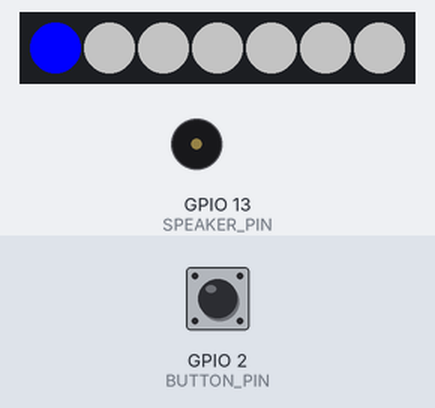
The sketch below on a simulated ESP8266 (NodeMCU). On the bench: 7 RGB LEDs in strip order, left to right, buzzer (waves = sounding). The test bench sets the inputs (shaded band); at power-on: GPIO 2 (BUTTON_PIN) HIGH. WiFi joins after 1.5 s; servers stay silent unless stated; uploads are accepted with an empty reply; what the sketch prints to the serial monitor is not drawn.

Above: at 2.8 s.
2.9 s: GPIO 2 (BUTTON_PIN) pulled LOW for 0.15 s
At 4.1 s:
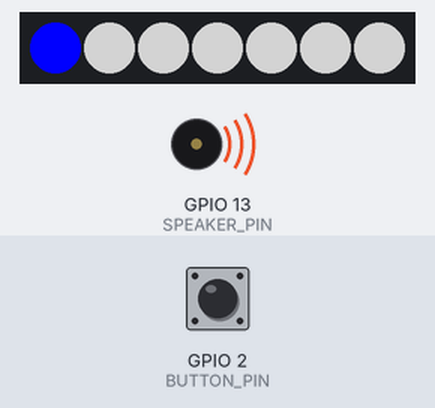
6.0 s: GPIO 2 (BUTTON_PIN) pulled LOW for 3.2 s
At 10.3 s:
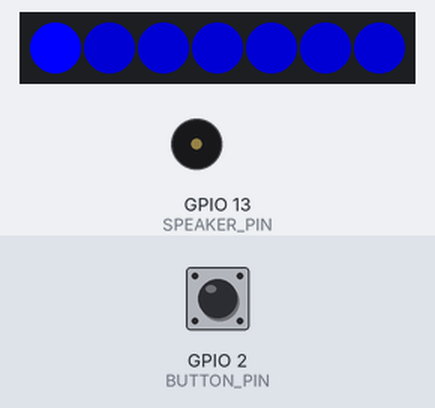
12.2 s: GPIO 2 (BUTTON_PIN) pulled LOW for 1 s
14.7 s: GPIO 2 (BUTTON_PIN) pulled LOW for 0.15 s
Timing chart, 0 to 17.3 s (numbered marks = the images above; inputs shaded):
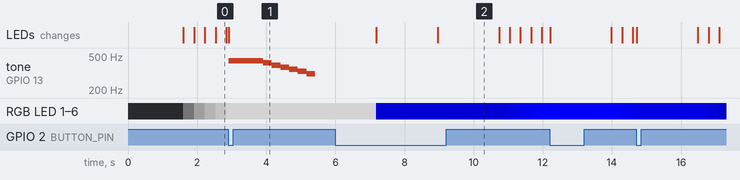

The sketch:

party_button.ino
```cpp
#include <ESP8266WiFi.h>
#include <Adafruit_NeoPixel.h>
#define NEO_PIXEL_PIN 15
#define SPEAKER_PIN 13
#define PIXEL_COUNT 7
#define BUTTON_PIN 2

Adafruit_NeoPixel jewel = Adafruit_NeoPixel(PIXEL_COUNT, NEO_PIXEL_PIN, NEO_GRB + NEO_KHZ800);
const char* ssid     = "hunter2";
const char* password = "hunter2";
const char* host = "192.168.1.155";

String SONG_VETO = String("[{\"type\": \"EMIT_SEND_SPOTIFY_COMMAND\", \"name\": \"playerNext\", \"deviceId\": \"eaf15736daea2d8c550795950c984067b6a3df12\"}]\r\n");
String PARTY_SEQUENCE = String("[") +
    "{\"type\": \"EMIT_SEND_SPOTIFY_COMMAND\", \"name\": \"playerPause\", \"deviceIds\": [\"eaf15736daea2d8c550795950c984067b6a3df12\"]}," +
    "{\"type\": \"EMIT_SEND_SPOTIFY_COMMAND\", \"name\": \"playerShuffle\", \"state\": false, \"deviceIds\": [\"eaf15736daea2d8c550795950c984067b6a3df12\"]}," +
    "{\"type\": \"EMIT_FORWARD_HTTP_REQUEST\", \"key\": \"cylon\"}," +
    "{\"type\": \"EMIT_SEND_HUE_COMMAND\", \"func\": \"turnOff\", \"id\": 2}," +
    "{\"type\": \"EMIT_SEND_HUE_COMMAND\", \"func\": \"turnOff\", \"id\": 3}," +
      "{\"type\": \"EMIT_SEND_UNIFIED_COMMAND\", \"name\": \"triggerCommand\", \"commandName\": \"command5\", \"id\": \"Sean.CustomRun\", \"delay\": 100 }," + // Switch to stereo receiver output
    "{\"type\": \"EMIT_FORWARD_HTTP_REQUEST\", \"key\": \"flashPurple\", \"delay\": 6000}," +
    "{\"type\": \"EMIT_FORWARD_HTTP_REQUEST\", \"key\": \"deskLower\", \"additionalHeaders\": { \"timeout\": 250 }, \"delay\": 4000}," +
    "{\"type\": \"EMIT_FORWARD_HTTP_REQUEST\", \"key\": \"deskPreset\",\"additionalHeaders\": { \"timeout\": 10000 },\"delay\": 6000}," +
    "{\"type\": \"EMIT_TRIGGER_PHOTON_FUNCTION\", \"key\": \"lamprey\", \"delay\": 16000}," +
    "{\"type\": \"EMIT_SEND_SPOTIFY_COMMAND\", \"name\": \"transferPlayback\", \"deviceIds\": [\"355beabb5645106941fcdff91fb48e2ad827050e\"], \"delay\": 5750}," +
    "{\"type\": \"EMIT_SEND_SPOTIFY_COMMAND\", \"name\": \"playerPlay\", \"contextUri\": \"spotify:user:nasezero:playlist:4KSxM9RXXLrDJxgb9zxAlo\", \"deviceId\": \"eaf15736daea2d8c550795950c984067b6a3df12\", \"delay\": 6000}," +
    "{\"type\": \"EMIT_SEND_SPOTIFY_COMMAND\", \"name\": \"playerVolume\", \"volumePercent\": 100, \"delay\": 5750}," +
    "{\"type\": \"EMIT_SEND_UNIFIED_COMMAND\", \"name\": \"triggerCommand\", \"value\": 6, \"delay\": 40000}," +
    "{\"type\": \"EMIT_SEND_HUE_COMMAND\", \"func\": \"turnOn\", \"id\": 3, \"delay\": 15500}," +
    "{\"type\": \"EMIT_SEND_HUE_COMMAND\", \"func\": \"turnOff\", \"id\": 2, \"delay\": 15500}," +
    "{\"type\": \"EMIT_SEND_HUE_COMMAND\", \"func\": \"brightness\", \"arg\": 75, \"id\": 3, \"delay\": 15750}," +
    "{\"type\": \"EMIT_SEND_HUE_COMMAND\", \"func\": \"colorLoop\", \"id\": 3, \"delay\": 16000}," +

    // Flash with beginning of song (halloween)
    "{\"type\": \"EMIT_FORWARD_HTTP_REQUEST\", \"key\": \"flashPurple\", \"delay\": 21000}," +
    "{\"type\": \"EMIT_FORWARD_HTTP_REQUEST\", \"key\": \"flashPurple\", \"delay\": 24000}," +
    "{\"type\": \"EMIT_FORWARD_HTTP_REQUEST\", \"key\": \"flashPurple\", \"delay\": 28000}," +

    // Flash with beginning of song (beta)
//    "{\"type\": \"EMIT_FORWARD_HTTP_REQUEST\", \"key\": \"flashPurple\", \"delay\": 6500}," +
//    "{\"type\": \"EMIT_FORWARD_HTTP_REQUEST\", \"key\": \"flashPurple\", \"delay\": 7500}," +
//    "{\"type\": \"EMIT_FORWARD_HTTP_REQUEST\", \"key\": \"flashPurple\", \"delay\": 8500}," +
//    "{\"type\": \"EMIT_FORWARD_HTTP_REQUEST\", \"key\": \"flashPurple\", \"delay\": 9500}," +
//    "{\"type\": \"EMIT_FORWARD_HTTP_REQUEST\", \"key\": \"flashPurple\", \"delay\": 10500}," +
//    "{\"type\": \"EMIT_FORWARD_HTTP_REQUEST\", \"key\": \"flashPurple\", \"delay\": 11500}," +

    // Soften effects long-term
    "{\"type\": \"EMIT_SEND_HUE_COMMAND\", \"func\": \"effect\", \"arg\": \"none\", \"id\": 3, \"delay\": 115000}," +
    "{\"type\": \"EMIT_SEND_HUE_COMMAND\", \"func\": \"hue\", \"arg\": 65535, \"id\": 3, \"delay\": 115050}," +
    "{\"type\": \"EMIT_SEND_HUE_COMMAND\", \"func\": \"brightness\", \"arg\": 70, \"id\": 3, \"delay\": 115000}," +
    "{\"type\": \"EMIT_SEND_SPOTIFY_COMMAND\", \"name\": \"playerVolume\", \"volumePercent\": 90, \"delay\": 115000}," +
    "{\"type\": \"EMIT_SEND_SPOTIFY_COMMAND\", \"name\": \"playerVolume\", \"volumePercent\": 80, \"delay\": 125000}," +

    "{\"type\": \"EMIT_FORWARD_HTTP_REQUEST\", \"key\": \"rain\"}" +
    "]\r\n";

byte neopix_gamma[] = {
    0,  0,  0,  0,  0,  0,  0,  0,  0,  0,  0,  0,  0,  0,  0,  0,
    0,  0,  0,  0,  0,  0,  0,  0,  0,  0,  0,  0,  1,  1,  1,  1,
    1,  1,  1,  1,  1,  1,  1,  1,  1,  2,  2,  2,  2,  2,  2,  2,
    2,  3,  3,  3,  3,  3,  3,  3,  4,  4,  4,  4,  4,  5,  5,  5,
    5,  6,  6,  6,  6,  7,  7,  7,  7,  8,  8,  8,  9,  9,  9, 10,
   10, 10, 11, 11, 11, 12, 12, 13, 13, 13, 14, 14, 15, 15, 16, 16,
   17, 17, 18, 18, 19, 19, 20, 20, 21, 21, 22, 22, 23, 24, 24, 25,
   25, 26, 27, 27, 28, 29, 29, 30, 31, 32, 32, 33, 34, 35, 35, 36,
   37, 38, 39, 39, 40, 41, 42, 43, 44, 45, 46, 47, 48, 49, 50, 50,
   51, 52, 54, 55, 56, 57, 58, 59, 60, 61, 62, 63, 64, 66, 67, 68,
   69, 70, 72, 73, 74, 75, 77, 78, 79, 81, 82, 83, 85, 86, 87, 89,
   90, 92, 93, 95, 96, 98, 99,101,102,104,105,107,109,110,112,114,
  115,117,119,120,122,124,126,127,129,131,133,135,137,138,140,142,
  144,146,148,150,152,154,156,158,160,162,164,167,169,171,173,175,
  177,180,182,184,186,189,191,193,196,198,200,203,205,208,210,213,
  215,218,220,223,225,228,231,233,236,239,241,244,247,249,252,255 };

int brightness = 0;
bool rising = true;
int buttonState = 0;
bool wasPressed = false;

int numTones = 10;
int tones[] = {440, 440, 440, 440, 415, 392, 370, 349, 330, 311, 294, 277, 261};

void pulse(bool wasPressed) {
  jewel.setPixelColor(0, 0, 0, 255);

  if (brightness >= 255) {
    rising = false;
  }

  if (brightness <= 0) {
    rising = true;
  }

  if (rising) {
    brightness++;
  } else {
    brightness--;
  }

  Serial.print(wasPressed);

  if (wasPressed) {
    for (int x = 1; x < PIXEL_COUNT; x++) {
      jewel.setPixelColor(x, 0, 0, brightness);
    }
  } else {
    for (int x = 1; x < PIXEL_COUNT; x++) {
      jewel.setPixelColor(x, brightness, brightness, brightness);
    }
  }

  jewel.show();
  delay(10);
}

void playTones() {
  for (int i = 0; i < numTones; i++) {
    tone(SPEAKER_PIN, tones[i]);
    delay(250);
  }
  noTone(SPEAKER_PIN);
}

uint32_t Wheel(byte WheelPos) {
  WheelPos = 255 - WheelPos;
  if (WheelPos < 85) {
    return jewel.Color(255 - WheelPos * 3, 0, WheelPos * 3, 0);
  }
  if (WheelPos < 170) {
    WheelPos -= 85;
    return jewel.Color(0, WheelPos * 3, 255 - WheelPos * 3, 0);
  }
  WheelPos -= 170;
  return jewel.Color(WheelPos * 3, 255 - WheelPos * 3, 0, 0);
}

uint8_t red(uint32_t c) {
  return (c >> 16);
}
uint8_t green(uint32_t c) {
  return (c >> 8);
}
uint8_t blue(uint32_t c) {
  return (c);
}

void setup() {
  pinMode(BUTTON_PIN, INPUT);
  pinMode(SPEAKER_PIN, OUTPUT);

  jewel.begin();
  jewel.show();
  Serial.begin(115200);
  delay(100);

  Serial.println();
  Serial.println();
  Serial.print("Connecting to ");
  Serial.println(ssid);

  WiFi.begin(ssid, password);

  while (WiFi.status() != WL_CONNECTED) {
    delay(500);
    Serial.print(".");
  }

  Serial.println("");
  Serial.println("WiFi connected");
  Serial.println("IP address: ");
  Serial.println(WiFi.localIP());
}

void sendCommands(const String data) {
  Serial.print("connecting to ");
  Serial.println(host);

  WiFiClient client;
  const int httpPort = 4000;
  if (!client.connect(host, httpPort)) {
    Serial.println("connection failed");
    return;
  }

  String url = "/api";
  Serial.print("Requesting URL: ");
  Serial.println(url);

  // This will send the request to the server
  client.print(String("POST ") + url + " HTTP/1.1\r\n" +
    "Host: " + host + "\r\n" +
    "Content-Type: application/json\r\n" +
    "event: BATCH_EVENTS_FROM_WEBHOOK\r\n" +
    "id: hunter2\r\n" +
    "webhookbody: " + data + "\n");

  delay(500);

  // Read all the lines of the reply from server and print them to Serial
  while(client.available()) {
    String line = client.readStringUntil('\r');
    Serial.print(line);
  }

  Serial.println();
  Serial.println("closing connection");
}


void loop() {
  buttonState = digitalRead(BUTTON_PIN);

  pulse(wasPressed);

  if (buttonState == LOW && !wasPressed) {
    playTones();
    sendCommands(PARTY_SEQUENCE);

    wasPressed = true;
  } else if (buttonState == LOW && wasPressed) {
    sendCommands(SONG_VETO);
  }
}
```

Measured:
- after the input at 2.9 s, tone on GPIO 13 (SPEAKER_PIN): plays 440 Hz for 1.0 s, 415 Hz for 0.25 s, 392 Hz for 0.25 s, 370 Hz for 0.25 s, 349 Hz for 0.25 s, 330 Hz for 0.25 s … (7 notes in this stretch), starting at once
